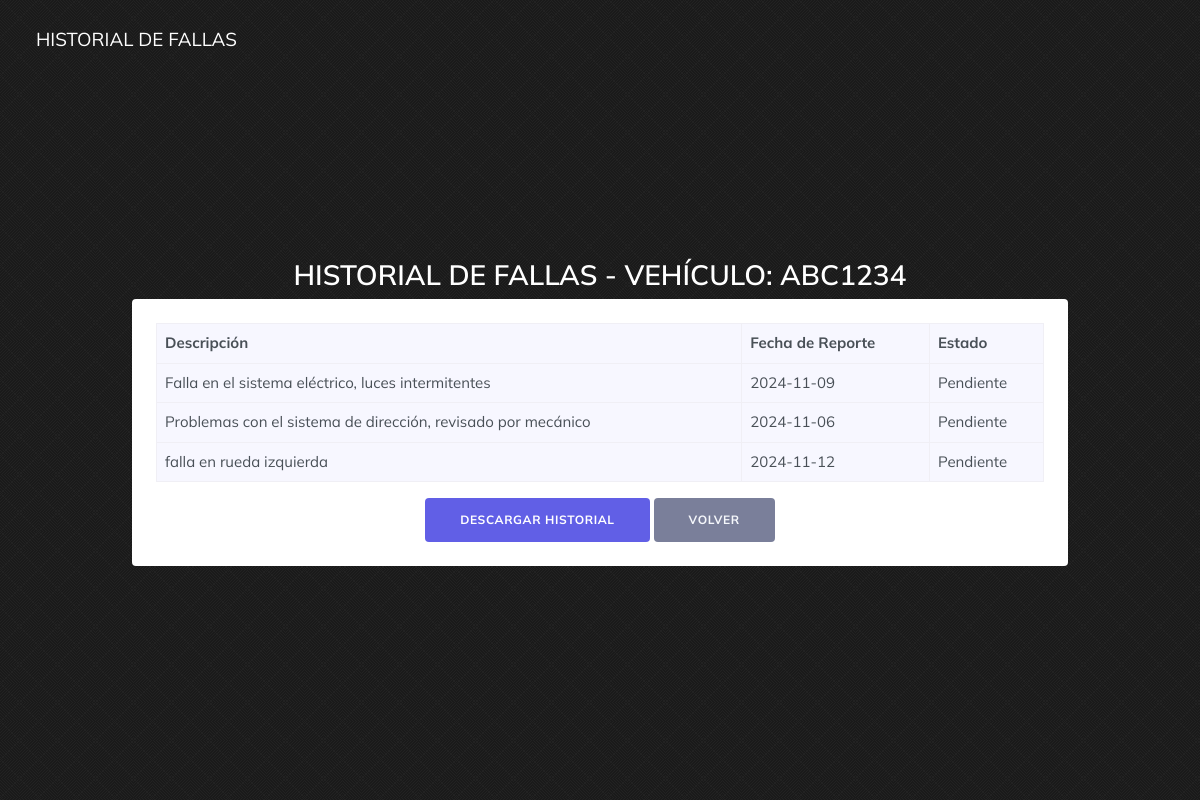
Page /Pagina/historial_fallas_bomb.php?id=4 on the committed database.
### tables this page shows
CREATE TABLE `vehiculos` (
  `id` int(11) NOT NULL,
  `patente` varchar(10) NOT NULL,
  `tipo` varchar(50) NOT NULL,
  `modelo` varchar(50) DEFAULT NULL,
  `anno` int(11) DEFAULT NULL,
  `kilometraje_actual` int(11) DEFAULT NULL,
  `estado` varchar(50) DEFAULT NULL,
  `fecha_ingreso` date DEFAULT NULL
);

CREATE TABLE `fallas_reportadas` (
  `id` int(11) NOT NULL,
  `vehiculo_id` int(11) DEFAULT NULL,
  `descripcion` text DEFAULT NULL,
  `fecha_reporte` date DEFAULT NULL,
  `estado_falla` varchar(50) DEFAULT NULL,
  `usuario_id` int(11) NOT NULL
);

### Pagina/historial_fallas_bomb.php (the view, shortened to what this page needs)
<?php
include "modelo/conexion.php";
if (isset($_GET['id'])) {
    $vehiculo_id = $_GET['id'];
    $sql = $conexion->query("SELECT * FROM fallas_reportadas WHERE vehiculo_id = $vehiculo_id");
    $vehiculo_sql = $conexion->query("SELECT * FROM vehiculos WHERE id = $vehiculo_id");
    $vehiculo = $vehiculo_sql->fetch_object();
} else {
    echo "ID de vehículo no encontrado.";
    exit();
}
?>
<!DOCTYPE html>
<html lang="es">
<head>
    <link href="css/bootstrap.min.css" rel="stylesheet" type="text/css" />
    <link rel="stylesheet" href="https://cdn.jsdelivr.net/npm/bootstrap-icons@1.11.3/font/bootstrap-icons.min.css">
    <link href="css/style.min.css" rel="stylesheet" type="text/css" />
</head>
<body>
    <nav class="navbar navbar-expand-lg fixed-top navbar-custom sticky sticky-dark" id="navbar">
        <div class="container">
            <a class="navbar-brand">Historial de Fallas</a>
        </div>
    </nav>
    <section class="bg-login d-flex align-items-center">
        <div class="container">
            <div class="row justify-content-center mt-4">
                <div class="col-lg-10">
                    <div class="text-center page-heading">
                        <h1 class="text-white">Historial de Fallas - Vehículo: <?= $vehiculo->patente ?></h1>
                    </div>
                    <div class="bg-white p-4 rounded">
                        <div class="table-responsive">
                            <table class="table table-bordered">
                                <thead>
                                    <tr>
                                        <th scope="col">Descripción</th>
                                        <th scope="col">Fecha de Reporte</th>
                                        <th scope="col">Estado</th>
                                    </tr>
                                </thead>
                                <tbody>
                                    <?php
                                    if ($sql->num_rows > 0) {
                                        while ($datos = $sql->fetch_object()) { ?>
                                            <tr>
                                                <td><?= $datos->descripcion ?></td>
                                                <td><?= $datos->fecha_reporte ?></td>
                                                <td><?= $datos->estado_falla ?></td>
                                            </tr>
                                        <?php }
                                    } else {
                                        echo "<tr><td colspan='4' class='text-center'>No se encontraron fallas reportadas para este vehículo.</td></tr>";
                                    }
                                    ?>
                                </tbody>
                            </table>
                        </div>
                        <div class="text-center">
                            <a href="controlador/pdf_falla.php?id=<?= $vehiculo_id ?>" target="_blank" class="btn btn-primary">Descargar Historial</a>
                            <a href="vehiculos_fallas_bomb.php" class="btn btn-secondary">Volver</a>
                        </div>
                    </div>
                </div>
            </div>
        </div>
    </section>
</body>
</html>

### rows in the picture
vehiculos: patente "ABC1234"
fallas_reportadas: descripcion "Falla en el sistema eléctrico, luces intermitentes", fecha_reporte "2024-11-09", estado_falla "Pendiente"
fallas_reportadas: descripcion "Problemas con el sistema de dirección, revisado por mecánico", fecha_reporte "2024-11-06", estado_falla "Pendiente"
fallas_reportadas: descripcion "falla en rueda izquierda", fecha_reporte "2024-11-12", estado_falla "Pendiente"
